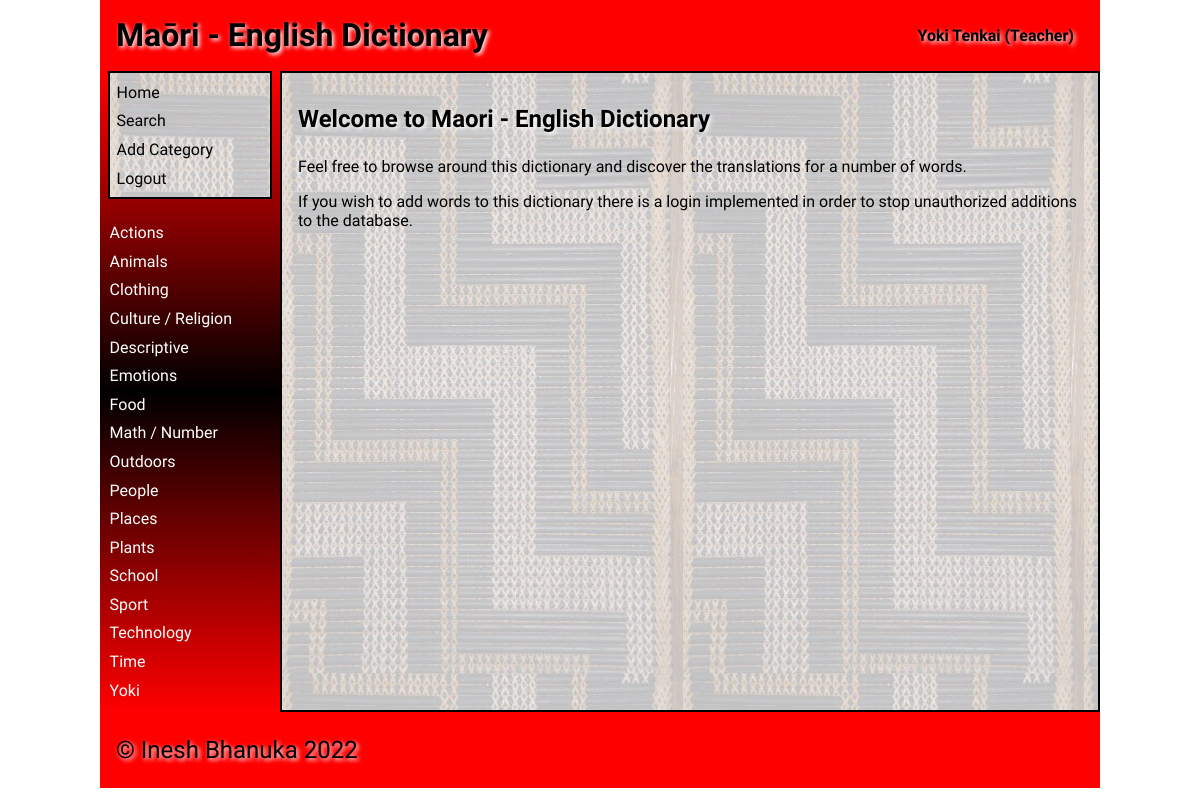
The app's page / (signed in) with its own data.
### tables this page shows
CREATE TABLE "category"
(
    id            integer
        primary key autoincrement,
    category_name varchar(30) not null
);

### app.py (the view)
@app.route('/')
def render_home():
    return render_template('home.html',
                           logged_in=is_logged_in(),
                           allow_edit=allow_edit(),
                           category_list=get_categories(),
                           current_user=get_user())

### data_access.py (called while the page is built)
def execute_query(query, args=None):
    connection = get_connection(DATABASE)
    cursor = connection.cursor()
    try:
        if args is None:
            cursor.execute(query)
        else:
            cursor.execute(query, args)
        query_results = cursor.fetchall()
    except sqlite3.Error as e:
        return e
    finally:
        if connection is not None:
            connection.close()
    return query_results

def get_connection(db_file):
    try:
        connection = sqlite3.connect(db_file)
        connection.execute('pragma foreign_keys=ON')
        return connection
    except Error as e:
        print(e)
    return None

def get_allow_edit(email):
    query = """SELECT allow_edit
               FROM user_type
               WHERE id = (SELECT user_type_id FROM user_details WHERE email = ?)"""
    query_results = execute_query(query, [email])
    if issubclass(type(query_results), Error) or len(query_results) == 0:
        return None
    return query_results[0][0]

def get_category_list():
    category_list = execute_query("SELECT * FROM category ORDER BY category_name")
    if issubclass(type(category_list), Error):
        return []
    return category_list

### services.py (called while the page is built)
def is_logged_in():
    if session.get('email') is None:
        return False
    else:
        return True

def allow_edit():
    if not is_logged_in():
        return False
    email = session.get('email')
    allow = get_allow_edit(email)
    if allow is None:
        return False
    return allow

def get_categories():
    return get_category_list()

def get_user():
    first_name = session.get('first_name')
    if first_name is None:
        user_details = ""
    else:
        last_name = session.get('last_name')
        user_type = session.get('user_type').title()
        user_details = f"{first_name} {last_name} ({user_type})"
    return user_details

### templates/home.html (shortened to what this page needs)
{% extends 'base.html' %}
{% block main %}
    <h2>Welcome to Maori - English Dictionary</h2>
    <p>Feel free to browse around this dictionary and discover the translations for a number of words.</p>
    <p>If you wish to add words to this dictionary there is a login implemented in order to stop unauthorized additions to the database.</p>
{% endblock %}

### templates/base.html (shortened to what this page needs)
<!doctype html>
<html lang="en">
<head>
	<link href="{{ url_for('static', filename='css/style.css') }}" rel="stylesheet">
</head>
<body>
	<div id="container">
		<header>
			<span class="heading">Maōri - English Dictionary</span>
            <span class="right">{{ current_user }}</span>
		</header>
		<nav style="padding-top: 0">
			<ul>
                <div class="main-links">
                    <li><a href="/" style="color: black;">Home</a></li>
                    <li><a href="/search/~" style="color: black;">Search</a></li>
                    {% if logged_in %}
                        {% if allow_edit %}
                            <li><a href="/add_category" style="color: black;">Add Category</a></li>
                        {% endif %}
                        <li><a href="/logout" style="color: black;">Logout</a></li>
                    {% else %}
                        <li><a href="/login" style="color: black;">login</a></li>
                    {% endif %}
                </div>
                <br>
                {% for category in category_list %}
                    <li><a href="/category/{{ category[0] }}">{{ category[1] }}</a></li>
                {% endfor %}
			</ul>
		</nav>
		<main style="border: solid black 2px">
            {% block main %}{% endblock %}
        </main>
		<footer>
			<p>
				&copy; Inesh Bhanuka 2022
			</p>
		</footer>
	</div>
</body>
</html>

### static/css/style.css (style rules this page uses)
* { font-family: Comfortaa, sans-serif; margin: 0; padding: 0; box-sizing: border-box; }
.main-links { background-image: url('../images/poutama.jpg'); padding: 5px; color: black !important; border: solid black 2px; }
#container { display: grid; grid-template-columns: 75px auto; grid-template-areas: 'nav header' 'main main' 'footer footer'; }
header { grid-area: header; background-color: #f00; padding: 1rem; }
nav { grid-area: nav; }
main { grid-area: main; padding: 1rem; background-color: #edd; }
h1, h2, h3, h4 { padding: 1rem 0; font-family: 'Suez One', serif; color: #000; text-shadow: 2px 2px 4px #fff; }
p { padding: 0.5rem 0; }
a { color: #222; }
footer { grid-area: footer; padding: 1rem; background-color: #f00; }
footer p { color: #000; text-shadow: 2px 2px 4px #fff; font-size: 1.5rem; }
.right { float: right; padding: 10px; font-weight: bold; font-family: 'Suez One', serif; text-shadow: 2px 2px 4px #fff; }
.heading { font-size: 2em; margin-block-start: 0.67em; margin-block-end: 0.67em; margin-inline-start: 0; margin-inline-end: 0; font-weight: bold; padding: 1rem 0; font-family: 'Suez One', serif; color: #000; text-shadow: 2px 2px 4px #fff; }
@media only screen and (min-width: 768px) { #container { grid-template-columns: 180px auto; grid-template-areas: 'header header' 'nav main' 'footer footer'; } }
@media only screen and (min-width: 768px) { nav { background: linear-gradient(180deg, rgba(255,0,0,1) 0%, rgba(0, 0, 0, 1) 50%, rgba(255,0,0,1) 100%); padding: 0.5rem; } }
@media only screen and (min-width: 768px) { nav ul { list-style: none; } }
@media only screen and (min-width: 768px) { nav li { padding: 0.3rem 0 0.3rem 0.1rem; } }
@media only screen and (min-width: 768px) { nav a { color: #fff; text-decoration: none; } }
@media only screen and (min-width: 768px) { main { background-image: url('../images/poutama.jpg'); } }
@media only screen and (min-width: 1000px) { #container { width: 1000px; margin: auto; } }

### records on screen
category: category_name "Actions"
category: category_name "Animals"
category: category_name "Clothing"
category: category_name "Culture / Religion"
category: category_name "Descriptive"
category: category_name "Emotions"
category: category_name "Food"
category: category_name "Math / Number"
category: category_name "Outdoors"
category: category_name "People"
category: category_name "Places"
category: category_name "Plants"
category: category_name "School"
category: category_name "Sport"
category: category_name "Technology"
category: category_name "Time"
category: category_name "Yoki"

### other values on screen
{{ current_user }} "Yoki Tenkai (Teacher)"
